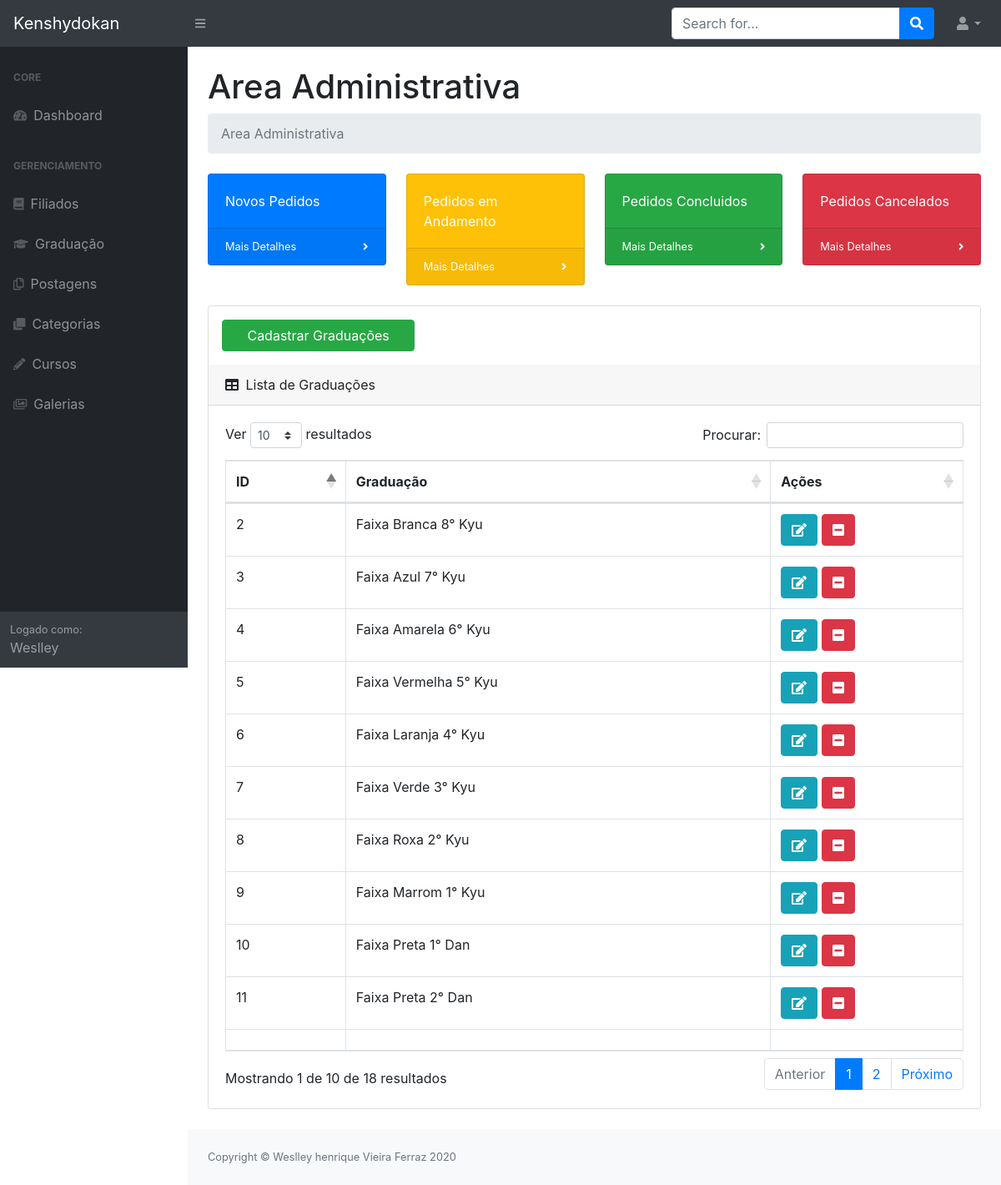
The page /dist/inicio.php?graduacao (signed in) on the database its author committed.
### tables this page shows
CREATE TABLE `graduacao` (
  `id_graduacao` int(11) NOT NULL,
  `graduacao` varchar(300) NOT NULL
);

### dist/inicio.php (the view, shortened to what this page needs)
<?php
    include_once("menu.php");
    if(isset($_SESSION['usuario'])){
        $c = new conectar();
        $conexao = $c->conexao();
?>
            <div id="layoutSidenav_content">
                <main>
                    <div class="container-fluid">
                        <h1 class="mt-4">Area Administrativa</h1>
                        <ol class="breadcrumb mb-4">
                            <li class="breadcrumb-item active">Area Administrativa</li>
                        </ol>
                        <div class="row">
                            <div class="col-xl-3 col-md-6">
                                <div class="card bg-primary text-white mb-4">
                                    <div class="card-body">Novos Pedidos</div>
                                    <div class="card-footer d-flex align-items-center justify-content-between">
                                        <a class="small text-white stretched-link" href="#">Mais Detalhes</a>
                                        <div class="small text-white"><i class="fas fa-angle-right"></i></div>
                                    </div>
                                </div>
                            </div>
                            <div class="col-xl-3 col-md-6">
                                <div class="card bg-warning text-white mb-4">
                                    <div class="card-body">Pedidos em Andamento</div>
                                    <div class="card-footer d-flex align-items-center justify-content-between">
                                        <a class="small text-white stretched-link" href="#">Mais Detalhes</a>
                                        <div class="small text-white"><i class="fas fa-angle-right"></i></div>
                                    </div>
                                </div>
                            </div>
                            <div class="col-xl-3 col-md-6">
                                <div class="card bg-success text-white mb-4">
                                    <div class="card-body">Pedidos Concluidos</div>
                                    <div class="card-footer d-flex align-items-center justify-content-between">
                                        <a class="small text-white stretched-link" href="#">Mais Detalhes</a>
                                        <div class="small text-white"><i class="fas fa-angle-right"></i></div>
                                    </div>
                                </div>
                            </div>
                            <div class="col-xl-3 col-md-6">
                                <div class="card bg-danger text-white mb-4">
                                    <div class="card-body">Pedidos Cancelados</div>
                                    <div class="card-footer d-flex align-items-center justify-content-between">
                                        <a class="small text-white stretched-link" href="#">Mais Detalhes</a>
                                        <div class="small text-white"><i class="fas fa-angle-right"></i></div>
                                    </div>
                                </div>
                            </div>
                        </div>
                        <?php
                        if (isset($_GET["filiados"])) { ?>
                        <div class="card mb-4">
                            <button type="button" class="btn btn-success mt-3 mb-3 mr-3 ml-3 col-lg-3" data-toggle="modal" data-target="#ModalFiliado">
                              Cadastrar Filiado
                            </button>
                            <div class="card-header">
                                <i class="fas fa-table mr-1"></i>
                                Lista de Filiados
                            </div>
                            <div class="card-body">
                                <div class="table-responsive">
                                    <table class="table table-bordered" id="dataTable" width="100%" cellspacing="0">
                                        <thead>
                                            <tr>
                                                <th>Numero</th>
                                                <th>Nome</th>
                                                <th>Graduação</th>
                                                <th>Telefone</th>
                                                <th>Email</th>
                                                <th>Ativo</th>
                                                <th>Ações</th>
                                            </tr>
                                        </thead>
                                        <tfoot>
                                            <tr>
                                                <th></th>
                                                <th></th>
                                                <th></th>
                                                <th></th>
                                                <th></th>
                                                <th></th>
                                                <th></th>
                                            </tr>
                                        </tfoot>
                                        <tbody>
                                            <?php
                                            $busca_filiados = "SELECT * FROM filiados";
                                            $resultado_filiados = mysqli_query($conexao, $busca_filiados);
                                            $linha_filiados = mysqli_num_rows($resultado_filiados);
                                            if($linha_filiados == ''){
                                                echo "<h3> Não foram encontrados dados Cadastrados no Banco!! </h3>";
                                            }else{
                                                while($res = mysqli_fetch_array($resultado_filiados)){
                                                    $id_filiado = $res["id_filiado"];
                                                    $id_graduacao = $res["id_graduacao"];
                                                    $nome = $res["nome"];
                                                    $dojo = $res["dojo"];
                                                    $telefone = $res["telefone"];
                                                    $rg = $res["rg"];
                                                    $email = $res["email"];
                                                    $confirmacao = $res["confirmacao"];
                                                    $busca_graduacao = "SELECT * FROM graduacao WHERE id_graduacao = '$id_graduacao'";
                                                    $resultado_graduacao = mysqli_query($conexao, $busca_graduacao);
                                                    $graduacao = mysqli_fetch_array($resultado_graduacao);
                                             ?>
                                            <tr>
                                                <td><?php echo $id_filiado; ?></td>
                                                <td><?php echo $nome; ?></td>
                                                <td><?php echo $graduacao["graduacao"]; ?></td>
                                                <td><?php echo $telefone; ?></td>
                                                <td><?php echo $email; ?></td>
                                                <td><?php echo $confirmacao; ?></td>
                                                <td>
                                                    <a href="" class="btn btn-info" data-toggle="modal" data-target="#ModalEditarFiliado<?php echo $id_filiado ?>"><i class="fas fa-edit"></i></a>
                                                    <a title="Excluir" class="btn btn-danger" href="funcoes/deletar_filiado.php?id=<?php echo $id_filiado; ?>"><i class="fa fa-minus-square"></i></a>
                                                </td>
                                            </tr>
                                            <?php }} ?>
                                        </tbody>
                                    </table>
                                </div>
                            </div>
                        </div>
                        <?php }elseif (isset($_GET["graduacao"])) { ?>
                        <div class="card mb-4">
                            <button type="button" class="btn btn-success mt-3 mb-3 mr-3 ml-3 col-lg-3" data-toggle="modal" data-target="#ModalGraduacoes">
                              Cadastrar Graduações
                            </button>
                            <div class="card-header">
                                <i class="fas fa-table mr-1"></i>
                                Lista de Graduações
                            </div>
                            <div class="card-body">
                                <div class="table-responsive">
                                    <table class="table table-bordered" id="dataTable" width="100%" cellspacing="0">
                                        <thead>
                                            <tr>
                                                <th>ID</th>
                                                <th>Graduação</th>
                                                <th>Ações</th>
                                            </tr>
                                        </thead>
                                        <tfoot>
                                            <tr>
                                                <th></th>
                                                <th></th>
                                                <th></th>
                                            </tr>
                                        </tfoot>
                                        <tbody>
                                            <?php
                                            $busca_graduacao = "SELECT * FROM graduacao";
                                            $resultado_graduacao = mysqli_query($conexao, $busca_graduacao);
                                            $linha_graduacao = mysqli_num_rows($resultado_graduacao);
                                            if($linha_graduacao == ''){
                                                echo "<h3> Não foram encontrados dados Cadastrados no Banco!! </h3>";
                                            }else{
                                                while($res = mysqli_fetch_array($resultado_graduacao)){
                                             ?>
                                            <tr>
                                                <td><?php echo $res["id_graduacao"]; ?></td>
                                                <td><?php echo $res["graduacao"]; ?></td>
                                                <td>
                                                    <a href="" class="btn btn-info" data-toggle="modal" data-target="#ModalEditarGraduacoes<?php echo $res["id_graduacao"] ?>"><i class="fas fa-edit"></i></a>
                                                    <a title="Excluir" class="btn btn-danger" href="funcoes/deletar_graduacao.php?id=<?php echo $res["id_graduacao"]; ?>"><i class="fa fa-minus-square"></i></a>
                                                </td>
                                            </tr>
                                            <?php }} ?>
                                        </tbody>
                                    </table>
                                </div>
                            </div>
                        </div>
                        <?php } ?>
                    </div>
                </main>
<?php
    include_once("rodape.php");
}else{
    echo "<script language='javascript'>window.alert('ERRO - não está Logado'); </script>";
    echo "<script language='javascript'>window.location='login.php'; </script>";
}
?>

### rows shown on the page
graduacao: id_graduacao "2", graduacao "Faixa Branca 8° Kyu"
graduacao: id_graduacao "3", graduacao "Faixa Azul 7° Kyu"
graduacao: id_graduacao "4", graduacao "Faixa Amarela 6° Kyu"
graduacao: id_graduacao "5", graduacao "Faixa Vermelha 5° Kyu"
graduacao: id_graduacao "6", graduacao "Faixa Laranja 4° Kyu"
graduacao: id_graduacao "7", graduacao "Faixa Verde 3° Kyu"
graduacao: id_graduacao "8", graduacao "Faixa Roxa 2° Kyu"
graduacao: id_graduacao "9", graduacao "Faixa Marrom 1° Kyu"
graduacao: id_graduacao "10", graduacao "Faixa Preta 1° Dan"
graduacao: id_graduacao "11", graduacao "Faixa Preta 2° Dan"

### other values the page prints
$nome "Weslley"
